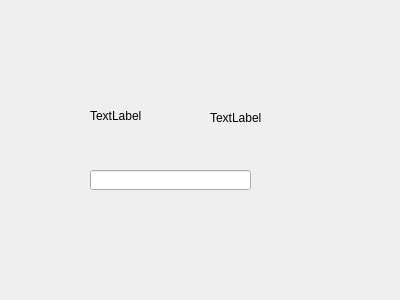
<?xml version="1.0" encoding="UTF-8"?>
<ui version="4.0">
 <class>Widget</class>
 <widget class="QWidget" name="Widget">
  <property name="geometry">
   <rect>
    <x>0</x>
    <y>0</y>
    <width>400</width>
    <height>300</height>
   </rect>
  </property>
  <property name="windowTitle">
   <string>Widget</string>
  </property>
  <widget class="QLabel" name="label">
   <property name="geometry">
    <rect>
     <x>90</x>
     <y>110</y>
     <width>54</width>
     <height>12</height>
    </rect>
   </property>
   <property name="text">
    <string>TextLabel</string>
   </property>
  </widget>
  <widget class="QLabel" name="label_2">
   <property name="geometry">
    <rect>
     <x>210</x>
     <y>110</y>
     <width>121</width>
     <height>16</height>
    </rect>
   </property>
   <property name="text">
    <string>TextLabel</string>
   </property>
  </widget>
  <widget class="QLineEdit" name="lineEdit">
   <property name="geometry">
    <rect>
     <x>90</x>
     <y>170</y>
     <width>161</width>
     <height>20</height>
    </rect>
   </property>
  </widget>
 </widget>
 <layoutdefault spacing="6" margin="11"/>
 <resources/>
 <connections/>
</ui>
